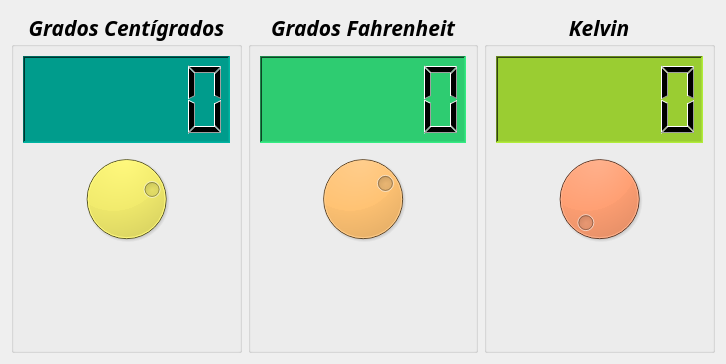
<?xml version="1.0" encoding="UTF-8"?>
<ui version="4.0">
 <class>Temperatura</class>
 <widget class="QDialog" name="Temperatura">
  <property name="geometry">
   <rect>
    <x>0</x>
    <y>0</y>
    <width>726</width>
    <height>364</height>
   </rect>
  </property>
  <property name="minimumSize">
   <size>
    <width>726</width>
    <height>364</height>
   </size>
  </property>
  <property name="maximumSize">
   <size>
    <width>876</width>
    <height>490</height>
   </size>
  </property>
  <property name="cursor">
   <cursorShape>OpenHandCursor</cursorShape>
  </property>
  <property name="windowTitle">
   <string>Temperatura</string>
  </property>
  <property name="windowIcon">
   <iconset resource="recursos.qrc">
    <normaloff>:/recursos/caliente.png</normaloff>:/recursos/caliente.png</iconset>
  </property>
  <layout class="QHBoxLayout" name="horizontalLayout">
   <item>
    <widget class="QGroupBox" name="groupBox">
     <property name="font">
      <font>
       <family>Lucida Bright</family>
       <pointsize>16</pointsize>
       <weight>75</weight>
       <italic>true</italic>
       <bold>true</bold>
      </font>
     </property>
     <property name="title">
      <string>Grados Centígrados</string>
     </property>
     <property name="alignment">
      <set>Qt::AlignCenter</set>
     </property>
     <layout class="QVBoxLayout">
      <item>
       <widget class="QLCDNumber" name="lcdCent">
        <property name="cursor">
         <cursorShape>OpenHandCursor</cursorShape>
        </property>
        <property name="styleSheet">
         <string notr="true">background-color: rgb(0, 156, 140);</string>
        </property>
        <property name="frameShape">
         <enum>QFrame::WinPanel</enum>
        </property>
        <property name="frameShadow">
         <enum>QFrame::Sunken</enum>
        </property>
       </widget>
      </item>
      <item>
       <widget class="QDial" name="dialCent">
        <property name="focusPolicy">
         <enum>Qt::ClickFocus</enum>
        </property>
        <property name="styleSheet">
         <string notr="true">background-color: rgb(241, 230, 10);</string>
        </property>
        <property name="minimum">
         <number>-273</number>
        </property>
        <property name="maximum">
         <number>100</number>
        </property>
       </widget>
      </item>
      <item>
       <widget class="QLabel" name="lblCent">
        <property name="text">
         <string/>
        </property>
        <property name="alignment">
         <set>Qt::AlignCenter</set>
        </property>
       </widget>
      </item>
     </layout>
    </widget>
   </item>
   <item>
    <widget class="QGroupBox" name="groupBox_2">
     <property name="font">
      <font>
       <family>Lucida Bright</family>
       <pointsize>16</pointsize>
       <weight>75</weight>
       <italic>true</italic>
       <bold>true</bold>
      </font>
     </property>
     <property name="title">
      <string>Grados Fahrenheit</string>
     </property>
     <property name="alignment">
      <set>Qt::AlignCenter</set>
     </property>
     <layout class="QVBoxLayout" name="verticalLayout_2">
      <item>
       <widget class="QLCDNumber" name="lcdFahr">
        <property name="styleSheet">
         <string notr="true">background-color: rgb(46, 204, 113);</string>
        </property>
        <property name="frameShape">
         <enum>QFrame::WinPanel</enum>
        </property>
        <property name="frameShadow">
         <enum>QFrame::Sunken</enum>
        </property>
       </widget>
      </item>
      <item>
       <widget class="QDial" name="dialFahr">
        <property name="focusPolicy">
         <enum>Qt::ClickFocus</enum>
        </property>
        <property name="styleSheet">
         <string notr="true">background-color: rgb(255, 174, 66);</string>
        </property>
        <property name="minimum">
         <number>-459</number>
        </property>
        <property name="maximum">
         <number>212</number>
        </property>
       </widget>
      </item>
      <item>
       <widget class="QLabel" name="lblFahr">
        <property name="text">
         <string/>
        </property>
        <property name="alignment">
         <set>Qt::AlignCenter</set>
        </property>
       </widget>
      </item>
     </layout>
    </widget>
   </item>
   <item>
    <widget class="QGroupBox" name="groupBox_3">
     <property name="font">
      <font>
       <family>Lucida Bright</family>
       <pointsize>16</pointsize>
       <weight>75</weight>
       <italic>true</italic>
       <bold>true</bold>
      </font>
     </property>
     <property name="title">
      <string>Kelvin</string>
     </property>
     <property name="alignment">
      <set>Qt::AlignCenter</set>
     </property>
     <layout class="QVBoxLayout" name="verticalLayout_3">
      <item>
       <widget class="QLCDNumber" name="lcdKelv">
        <property name="cursor">
         <cursorShape>OpenHandCursor</cursorShape>
        </property>
        <property name="styleSheet">
         <string notr="true">background-color: rgb(154, 205, 50);</string>
        </property>
        <property name="frameShape">
         <enum>QFrame::WinPanel</enum>
        </property>
        <property name="frameShadow">
         <enum>QFrame::Sunken</enum>
        </property>
        <property name="digitCount">
         <number>5</number>
        </property>
       </widget>
      </item>
      <item>
       <widget class="QDial" name="dialKelv">
        <property name="focusPolicy">
         <enum>Qt::ClickFocus</enum>
        </property>
        <property name="styleSheet">
         <string notr="true">
background-color: rgb(255, 81, 0);</string>
        </property>
        <property name="maximum">
         <number>373</number>
        </property>
       </widget>
      </item>
      <item>
       <widget class="QLabel" name="lblKelv">
        <property name="text">
         <string/>
        </property>
        <property name="alignment">
         <set>Qt::AlignCenter</set>
        </property>
       </widget>
      </item>
     </layout>
    </widget>
   </item>
  </layout>
 </widget>
 <resources>
  <include location="recursos.qrc"/>
 </resources>
 <connections>
  <connection>
   <sender>dialCent</sender>
   <signal>valueChanged(int)</signal>
   <receiver>lcdCent</receiver>
   <slot>display(int)</slot>
   <hints>
    <hint type="sourcelabel">
     <x>102</x>
     <y>287</y>
    </hint>
    <hint type="destinationlabel">
     <x>83</x>
     <y>69</y>
    </hint>
   </hints>
  </connection>
  <connection>
   <sender>dialFahr</sender>
   <signal>valueChanged(int)</signal>
   <receiver>lcdFahr</receiver>
   <slot>display(int)</slot>
   <hints>
    <hint type="sourcelabel">
     <x>301</x>
     <y>287</y>
    </hint>
    <hint type="destinationlabel">
     <x>222</x>
     <y>61</y>
    </hint>
   </hints>
  </connection>
  <connection>
   <sender>dialKelv</sender>
   <signal>valueChanged(int)</signal>
   <receiver>lcdKelv</receiver>
   <slot>display(int)</slot>
   <hints>
    <hint type="sourcelabel">
     <x>392</x>
     <y>227</y>
    </hint>
    <hint type="destinationlabel">
     <x>390</x>
     <y>138</y>
    </hint>
   </hints>
  </connection>
 </connections>
</ui>
